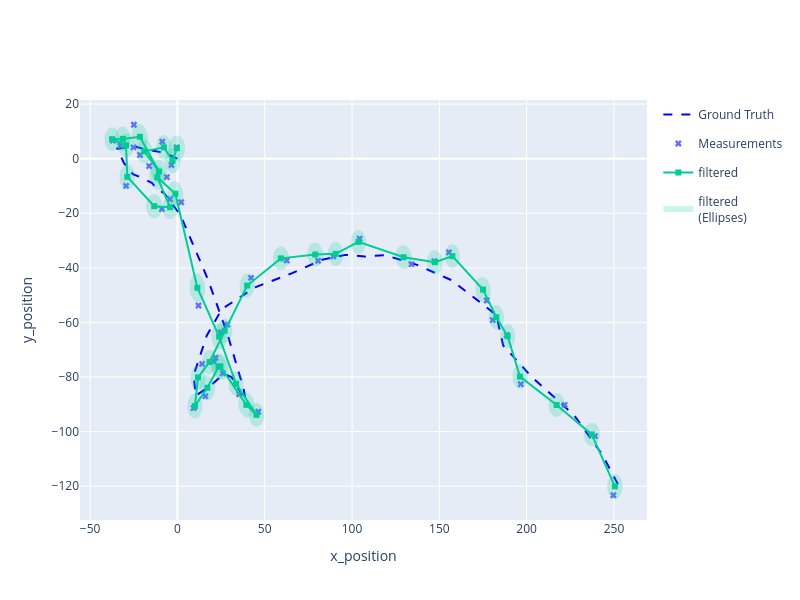

Here is the notebook cell this chart was saved with:
### Code cell
# We now plot the filtered tracks, obtaining our first estimate for the tracked object's position
x_pos_plotter= Plotterly(autosize=False, width=800,height=600, axis_labels=['x_position', 'y_position'])
x_pos_plotter.plot_ground_truths(truth, [0,2],line=dict(color=colors_dict['truth']))
x_pos_plotter.plot_measurements(measurements, [0,2], marker=dict(symbol="x"))
x_pos_plotter.plot_tracks(track, [0,2], uncertainty=True, label='filtered',line=dict(color=colors_dict['track']))
x_pos_plotter.fig
